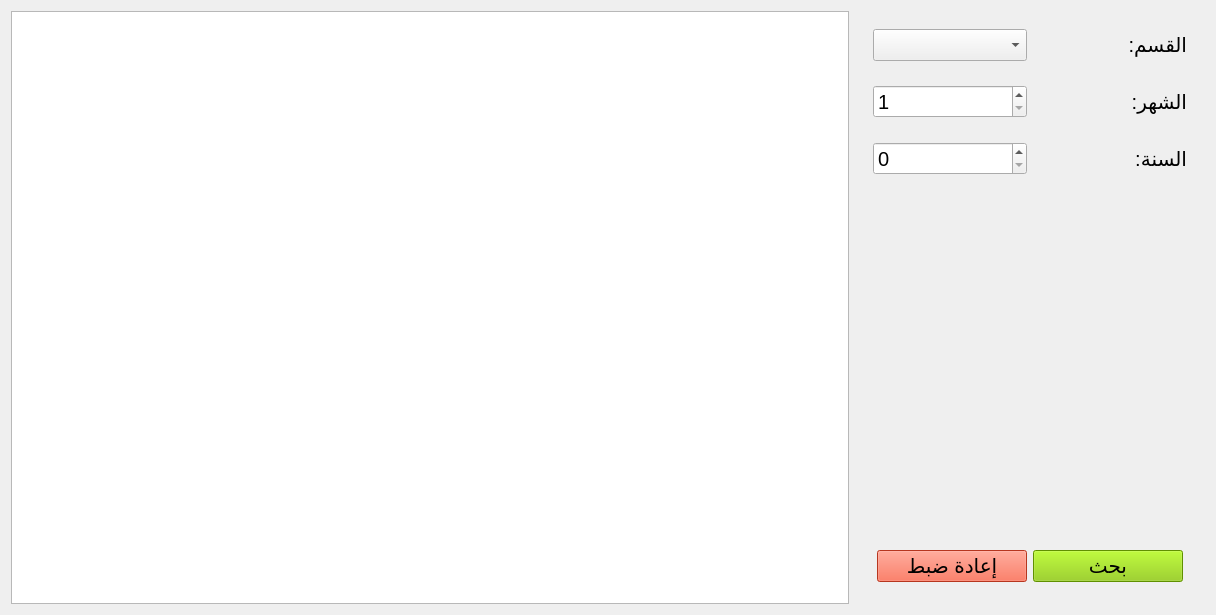
<?xml version="1.0" encoding="UTF-8"?>
<ui version="4.0">
 <class>Form</class>
 <widget class="QWidget" name="Form">
  <property name="geometry">
   <rect>
    <x>0</x>
    <y>0</y>
    <width>1216</width>
    <height>615</height>
   </rect>
  </property>
  <property name="windowTitle">
   <string>Form</string>
  </property>
  <layout class="QHBoxLayout" name="horizontalLayout">
   <item>
    <widget class="QListWidget" name="tbl">
     <property name="font">
      <font>
       <pointsize>25</pointsize>
      </font>
     </property>
     <property name="layoutDirection">
      <enum>Qt::RightToLeft</enum>
     </property>
     <property name="alternatingRowColors">
      <bool>true</bool>
     </property>
     <property name="verticalScrollMode">
      <enum>QAbstractItemView::ScrollPerPixel</enum>
     </property>
     <property name="horizontalScrollMode">
      <enum>QAbstractItemView::ScrollPerPixel</enum>
     </property>
    </widget>
   </item>
   <item>
    <widget class="QFrame" name="frame_35">
     <property name="maximumSize">
      <size>
       <width>350</width>
       <height>16777215</height>
      </size>
     </property>
     <property name="frameShape">
      <enum>QFrame::NoFrame</enum>
     </property>
     <layout class="QVBoxLayout" name="verticalLayout_6">
      <item>
       <widget class="QFrame" name="frame_37">
        <property name="frameShape">
         <enum>QFrame::NoFrame</enum>
        </property>
        <layout class="QHBoxLayout" name="horizontalLayout_27">
         <item>
          <widget class="QComboBox" name="classroom">
           <property name="font">
            <font>
             <pointsize>15</pointsize>
            </font>
           </property>
           <property name="layoutDirection">
            <enum>Qt::LeftToRight</enum>
           </property>
           <property name="editable">
            <bool>false</bool>
           </property>
          </widget>
         </item>
         <item>
          <widget class="QLabel" name="label_21">
           <property name="font">
            <font>
             <pointsize>15</pointsize>
            </font>
           </property>
           <property name="layoutDirection">
            <enum>Qt::LeftToRight</enum>
           </property>
           <property name="text">
            <string>القسم:</string>
           </property>
          </widget>
         </item>
        </layout>
       </widget>
      </item>
      <item>
       <widget class="QFrame" name="frame_38">
        <property name="frameShape">
         <enum>QFrame::NoFrame</enum>
        </property>
        <layout class="QHBoxLayout" name="horizontalLayout_2">
         <item>
          <widget class="QSpinBox" name="month">
           <property name="minimumSize">
            <size>
             <width>0</width>
             <height>30</height>
            </size>
           </property>
           <property name="font">
            <font>
             <pointsize>15</pointsize>
            </font>
           </property>
           <property name="layoutDirection">
            <enum>Qt::LeftToRight</enum>
           </property>
           <property name="buttonSymbols">
            <enum>QAbstractSpinBox::UpDownArrows</enum>
           </property>
           <property name="minimum">
            <number>1</number>
           </property>
           <property name="maximum">
            <number>12</number>
           </property>
          </widget>
         </item>
         <item>
          <widget class="QLabel" name="label_22">
           <property name="font">
            <font>
             <pointsize>15</pointsize>
            </font>
           </property>
           <property name="layoutDirection">
            <enum>Qt::LeftToRight</enum>
           </property>
           <property name="text">
            <string>الشهر:</string>
           </property>
          </widget>
         </item>
        </layout>
       </widget>
      </item>
      <item>
       <widget class="QFrame" name="frame_39">
        <property name="frameShape">
         <enum>QFrame::NoFrame</enum>
        </property>
        <layout class="QHBoxLayout" name="horizontalLayout_3">
         <item>
          <widget class="QSpinBox" name="year">
           <property name="minimumSize">
            <size>
             <width>0</width>
             <height>30</height>
            </size>
           </property>
           <property name="font">
            <font>
             <pointsize>15</pointsize>
            </font>
           </property>
           <property name="layoutDirection">
            <enum>Qt::LeftToRight</enum>
           </property>
           <property name="buttonSymbols">
            <enum>QAbstractSpinBox::UpDownArrows</enum>
           </property>
           <property name="maximum">
            <number>222222222</number>
           </property>
          </widget>
         </item>
         <item>
          <widget class="QLabel" name="label_23">
           <property name="font">
            <font>
             <pointsize>15</pointsize>
            </font>
           </property>
           <property name="layoutDirection">
            <enum>Qt::LeftToRight</enum>
           </property>
           <property name="text">
            <string>السنة:</string>
           </property>
          </widget>
         </item>
        </layout>
       </widget>
      </item>
      <item>
       <spacer name="verticalSpacer">
        <property name="orientation">
         <enum>Qt::Vertical</enum>
        </property>
        <property name="sizeHint" stdset="0">
         <size>
          <width>20</width>
          <height>40</height>
         </size>
        </property>
       </spacer>
      </item>
      <item>
       <widget class="QFrame" name="frame_40">
        <property name="frameShape">
         <enum>QFrame::NoFrame</enum>
        </property>
        <layout class="QHBoxLayout" name="horizontalLayout_30">
         <item>
          <spacer name="horizontalSpacer_27">
           <property name="orientation">
            <enum>Qt::Horizontal</enum>
           </property>
           <property name="sizeHint" stdset="0">
            <size>
             <width>20</width>
             <height>40</height>
            </size>
           </property>
          </spacer>
         </item>
         <item>
          <widget class="QPushButton" name="reset_btn">
           <property name="minimumSize">
            <size>
             <width>150</width>
             <height>30</height>
            </size>
           </property>
           <property name="font">
            <font>
             <pointsize>15</pointsize>
            </font>
           </property>
           <property name="styleSheet">
            <string notr="true">background-color: rgb(255, 75, 43);</string>
           </property>
           <property name="text">
            <string>إعادة ضبط</string>
           </property>
           <property name="shortcut">
            <string>Esc</string>
           </property>
          </widget>
         </item>
         <item>
          <widget class="QPushButton" name="search_btn">
           <property name="minimumSize">
            <size>
             <width>150</width>
             <height>30</height>
            </size>
           </property>
           <property name="font">
            <font>
             <pointsize>15</pointsize>
            </font>
           </property>
           <property name="styleSheet">
            <string notr="true">background-color: rgb(135, 202, 0);
</string>
           </property>
           <property name="text">
            <string>بحث</string>
           </property>
           <property name="shortcut">
            <string>Return</string>
           </property>
          </widget>
         </item>
         <item>
          <spacer name="horizontalSpacer_28">
           <property name="orientation">
            <enum>Qt::Horizontal</enum>
           </property>
           <property name="sizeHint" stdset="0">
            <size>
             <width>20</width>
             <height>40</height>
            </size>
           </property>
          </spacer>
         </item>
        </layout>
       </widget>
      </item>
     </layout>
    </widget>
   </item>
  </layout>
 </widget>
 <resources/>
 <connections/>
</ui>
